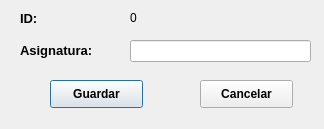
<?xml version="1.0" encoding="UTF-8"?>
<ui version="4.0">
 <class>Dialog</class>
 <widget class="QDialog" name="Dialog">
  <property name="geometry">
   <rect>
    <x>0</x>
    <y>0</y>
    <width>324</width>
    <height>129</height>
   </rect>
  </property>
  <property name="font">
   <font>
    <weight>50</weight>
    <bold>false</bold>
   </font>
  </property>
  <property name="windowTitle">
   <string>Editar Asignatura</string>
  </property>
  <property name="autoFillBackground">
   <bool>false</bool>
  </property>
  <widget class="QLabel" name="label">
   <property name="geometry">
    <rect>
     <x>20</x>
     <y>10</y>
     <width>55</width>
     <height>16</height>
    </rect>
   </property>
   <property name="font">
    <font>
     <pointsize>10</pointsize>
     <weight>75</weight>
     <bold>true</bold>
    </font>
   </property>
   <property name="text">
    <string>ID:</string>
   </property>
  </widget>
  <widget class="QLabel" name="lblID">
   <property name="geometry">
    <rect>
     <x>130</x>
     <y>10</y>
     <width>55</width>
     <height>16</height>
    </rect>
   </property>
   <property name="text">
    <string>0</string>
   </property>
  </widget>
  <widget class="QLabel" name="label_2">
   <property name="geometry">
    <rect>
     <x>20</x>
     <y>40</y>
     <width>101</width>
     <height>21</height>
    </rect>
   </property>
   <property name="font">
    <font>
     <pointsize>10</pointsize>
     <weight>75</weight>
     <bold>true</bold>
    </font>
   </property>
   <property name="text">
    <string>Asignatura:</string>
   </property>
  </widget>
  <widget class="QLineEdit" name="ltNombre">
   <property name="geometry">
    <rect>
     <x>130</x>
     <y>40</y>
     <width>181</width>
     <height>22</height>
    </rect>
   </property>
  </widget>
  <widget class="QPushButton" name="btnGuardar">
   <property name="geometry">
    <rect>
     <x>50</x>
     <y>80</y>
     <width>93</width>
     <height>28</height>
    </rect>
   </property>
   <property name="font">
    <font>
     <pointsize>9</pointsize>
     <weight>75</weight>
     <bold>true</bold>
    </font>
   </property>
   <property name="text">
    <string>Guardar</string>
   </property>
  </widget>
  <widget class="QPushButton" name="btnCancelar">
   <property name="geometry">
    <rect>
     <x>200</x>
     <y>80</y>
     <width>93</width>
     <height>28</height>
    </rect>
   </property>
   <property name="font">
    <font>
     <pointsize>9</pointsize>
     <weight>75</weight>
     <bold>true</bold>
    </font>
   </property>
   <property name="text">
    <string>Cancelar</string>
   </property>
  </widget>
 </widget>
 <resources/>
 <connections/>
</ui>
